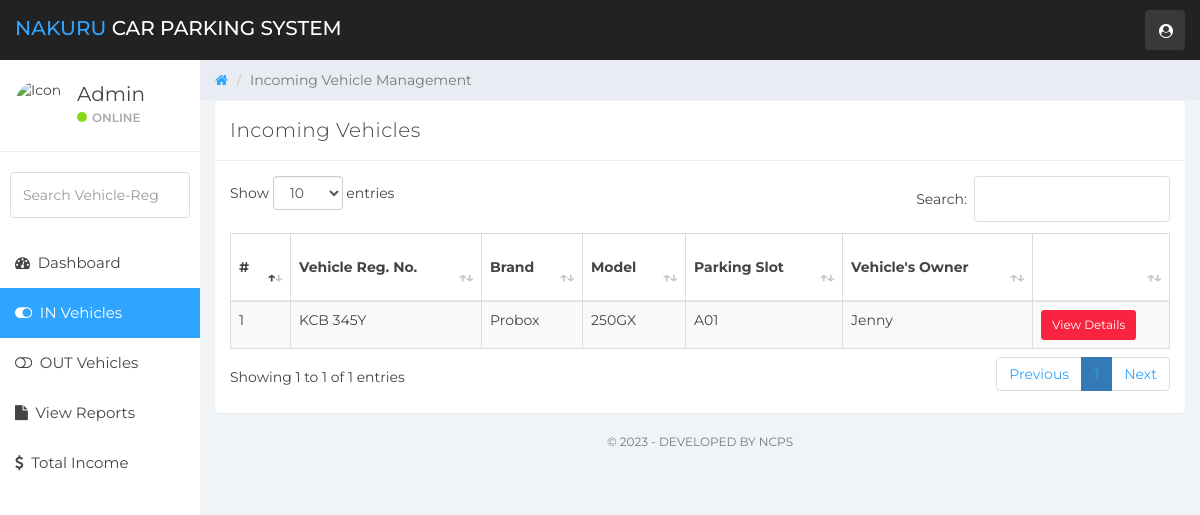
/admin/in-vehicles.php (signed in), run on the app's committed database.
### tables this page shows
CREATE TABLE IF NOT EXISTS `booking_details` (
  `bid` int NOT NULL AUTO_INCREMENT,
  `fname` varchar(200) NOT NULL,
  `lname` varchar(200) NOT NULL,
  `id_no` int NOT NULL,
  `contact` int NOT NULL,
  `hours` int NOT NULL,
  `car_brand` varchar(100) NOT NULL,
  `car_model` varchar(100) NOT NULL,
  `no_plate` varchar(100) NOT NULL,
  `car_color` varchar(100) NOT NULL,
  `time_in` time NOT NULL,
  `time_out` time NOT NULL,
  `book_time` timestamp NOT NULL DEFAULT CURRENT_TIMESTAMP ON UPDATE CURRENT_TIMESTAMP,
  `slot_no` varchar(4) DEFAULT NULL,
  `slot_status` int DEFAULT '1',
  `b_amount` int NOT NULL,
  PRIMARY KEY (`bid`)
);

### admin/in-vehicles.php (the view, shortened to what this page needs)
<?php
    include('includes/dbconn.php');
    if (strlen($_SESSION['vpmsaid']==0)) {
        header('location:logout.php');
        } else {
?>
<!DOCTYPE html>
<html>
<head>
	<link href="css/bootstrap.min.css" rel="stylesheet">
	<link href="css/font-awesome.min.css" rel="stylesheet">
    <link href="css/datatable.css" rel="stylesheet">
	<link href="css/datepicker3.css" rel="stylesheet">
	<link href="css/styles.css" rel="stylesheet">
</head>
<body>
        <?php include 'includes/navigation.php' ?>
		<?php
		include 'includes/sidebar.php'
		?>
	<div class="col-sm-9 col-sm-offset-3 col-lg-10 col-lg-offset-2 main">
		<div class="row">
			<ol class="breadcrumb">
				<li><a href="dashboard.php">
					<em class="fa fa-home"></em>
				</a></li>
				<li class="active">Incoming Vehicle Management</li>
			</ol>
		</div>
		<div class="row">
			<div class="col-lg-12">
			</div>
		</div>
		<div class="row">
				<div class="col-lg-12">
					<div class="panel panel-default">
						<div class="panel-heading">Incoming Vehicles</div>
						<div class="panel-body">
                        <table id="example" class="table table-striped table-hover table-bordered" style="width:100%">
        <thead>
            <tr>
                 <th>#</th>
                 <th>Vehicle Reg. No.</th>
                 <th>Brand</th>
                 <th>Model</th>
                 <th>Parking Slot</th>
                 <th>Vehicle's Owner</th>
                <th></th>
            </tr>
        </thead>
        <tbody>
        <?php
        $ret=mysqli_query($con,"SELECT * FROM booking_details WHERE slot_status='0' ORDER BY book_time DESC");
        $cnt=1;
        while ($row=mysqli_fetch_array($ret)) {
        ?>
            <tr>
            <td><?php echo $cnt;?></td>
            <td><?php  echo $row['no_plate'];?></td>
            <td><?php  echo $row['car_brand'];?></td>
            <td><?php  echo $row['car_model'];?></td>
            <td><?php  echo $row['slot_no'];?></td>
            <td><?php  echo $row['fname'];?></td>
            <td><a href="update-incomingdetail.php?updateid=<?php echo $row['bid'];?>"><button type="button" class="btn btn-sm btn-danger">View Details</button></a>
            </td>
            </tr>
                <?php $cnt=$cnt+1;}?>
        </tbody>
    </table>
						</div>
					</div>
				</div>
</div>
        <?php include 'includes/footer.php'?>
	</div>
</body>
</html>
<?php }  ?>

### admin/css/datatable.css (style rules this page uses)
table.dataTable { clear: both; margin-top: 6px !important; margin-bottom: 6px !important; max-width: none !important; border-collapse: separate !important; border-spacing: 0; }
table.dataTable td, table.dataTable th { -webkit-box-sizing: content-box; box-sizing: content-box; }
table.dataTable > thead > tr > th:not(.sorting_disabled), table.dataTable > thead > tr > td:not(.sorting_disabled) { padding-right: 30px; }
table.dataTable > thead .sorting, table.dataTable > thead .sorting_asc, table.dataTable > thead .sorting_desc, table.dataTable > thead .sorting_asc_disabled, table.dataTable > thead .sorting_desc_disabled { cursor: pointer; position: relative; }
table.dataTable > thead .sorting:before, table.dataTable > thead .sorting:after, table.dataTable > thead .sorting_asc:before, table.dataTable > thead .sorting_asc:after, table.dataTable > thead .sorting_desc:before, table.dataTable > thead .sorting_desc:after, table.dataTable > thead .sorting_asc_disabled:before, table.dataTable > thead .sorting_asc_disabled:after, table.dataTable > thead .sorting_desc_disabled:before, table.dataTable > thead .sorting_desc_disabled:after { position: absolute; bottom: 0.9em; display: block; opacity: 0.3; }
table.dataTable > thead .sorting:before, table.dataTable > thead .sorting_asc:before, table.dataTable > thead .sorting_desc:before, table.dataTable > thead .sorting_asc_disabled:before, table.dataTable > thead .sorting_desc_disabled:before { right: 1em; content: "↑"; }
table.dataTable > thead .sorting:after, table.dataTable > thead .sorting_asc:after, table.dataTable > thead .sorting_desc:after, table.dataTable > thead .sorting_asc_disabled:after, table.dataTable > thead .sorting_desc_disabled:after { right: 0.5em; content: "↓"; }
table.dataTable > thead .sorting_asc:before, table.dataTable > thead .sorting_desc:after { opacity: 1; }
table.table-bordered.dataTable { border-right-width: 0; }
table.table-bordered.dataTable th, table.table-bordered.dataTable td { border-left-width: 0; }
table.table-bordered.dataTable th:last-child, table.table-bordered.dataTable th:last-child, table.table-bordered.dataTable td:last-child, table.table-bordered.dataTable td:last-child { border-right-width: 1px; }
table.table-bordered.dataTable tbody th, table.table-bordered.dataTable tbody td { border-bottom-width: 0; }

### admin/css/styles.css (style rules this page uses)
body { background: #f1f4f7; padding-top: 60px; font-size: 14px; color: #444444; font-family: "Montserrat", "Helvetica Neue", Helvetica, Arial, sans-serif; }
a, a:hover, a:focus { color: #30a5ff; }
.btn-danger, .btn-danger:hover, .btn-danger:focus, .btn-danger:active, .btn-danger.active, .open > .dropdown-toggle.btn-danger, .btn-danger.disabled, .btn-danger[disabled], fieldset[disabled] .btn-danger, .btn-danger.disabled:hover, .btn-danger[disabled]:hover, fieldset[disabled] .btn-danger:hover, .btn-danger.disabled:focus, .btn-danger[disabled]:focus, fieldset[disabled] .btn-danger:focus, .btn-danger.disabled:active, .btn-danger[disabled]:active, fieldset[disabled] .btn-danger:active, .btn-danger.disabled.active, .btn-danger[disabled].active, fieldset[disabled] .btn-danger.active { background-color: #f9243f; border-color: #f9243f; }
.panel { border: 0; }
.panel-heading { font-size: 20px; font-weight: 300; letter-spacing: 0.025em; height: 60px; line-height: 38px; }
.panel-default .panel-heading { background: #fff; border-bottom: 1px solid #e9ecf2; color: #444444; }
.breadcrumb { border-radius: 0; padding: 10px 15px 10px 15px; background: #e9ecf2; margin: 0; }
.table { background: #fff; }
.table > thead > tr > th { border-bottom: 1px solid #e6e7e8; vertical-align: middle; height: 50px; }

### data on the page
booking_details: no_plate "KCB 345Y", car_brand "Probox", car_model "250GX", slot_no "A01", fname "Jenny"
